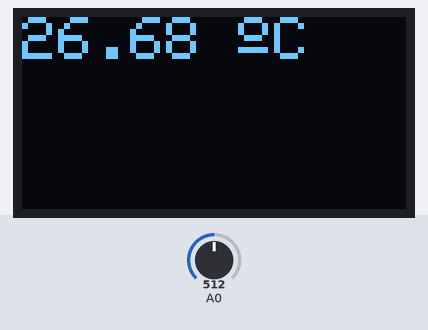
Bench run of a sketch on a simulated Arduino Uno, built with avr-gcc and run on an emulated ATmega328P. On the bench: 128×64 one-colour display. Inputs (shaded band) come from the test bench; at power-on: A0 = 512. What the sketch prints to the serial monitor is not drawn.

Above: at 1.2 s.
1.3 s: A0 set to 716
At 1.7 s:
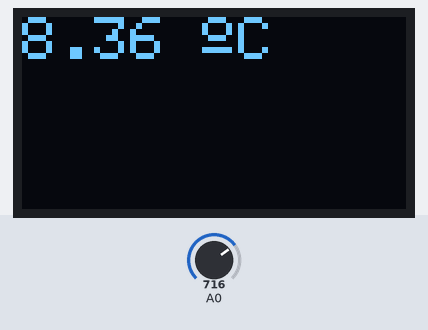
2.8 s: A0 set to 900
At 3.5 s:
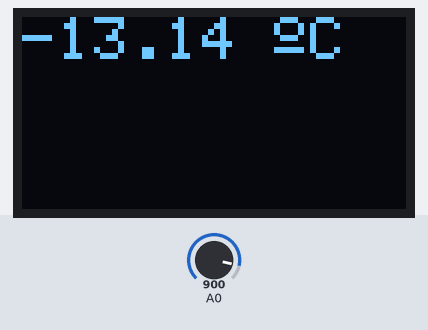
4.3 s: A0 set to 1023
At 5.6 s:
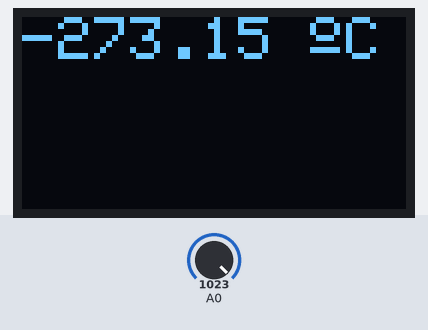
Timing chart, 0 to 7.3 s (numbered marks = the images above; inputs shaded):
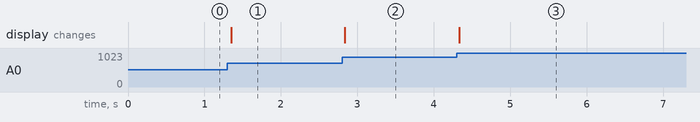

The sketch:

Termistor.ino
```cpp
//10.5k
//Rc 4.5k

#include <SPI.h>
#include <Wire.h>
#include <Adafruit_GFX.h>
#include <Adafruit_SSD1306.h>
#define OLED_RESET 4
#define SCREEN_WIDTH 128
#define SCREEN_HEIGHT 64
Adafruit_SSD1306 display(SCREEN_WIDTH, SCREEN_HEIGHT, &Wire, OLED_RESET);


const int Rc = 4570;  // valor de la resistencia de calibración

float V;   // almacena el valor medido
float Rt;  // almacena la resistencia calculada
float T;
float Treal;
float A;
float B = 3892.36L;
float V1;


void setup() {
  Serial.begin(9600);
  display.begin(SSD1306_SWITCHCAPVCC, 0x3C);
  display.clearDisplay();
}

void loop() {
  display.clearDisplay();
  V = analogRead(A0);  //realizar la lectura
  V1 = ((float)V * (5.0 / 1023.0));
  Rt = ((4700L * V1) / (5 - V1));  //calcular el valor de la resistencia

  A = log(Rt / 5100L);
  T = B / (A + (B / 298));
  Treal = T - 273.15;


  display.setTextSize(2);
  display.setTextColor(WHITE);
  display.setCursor(0, 0);
  display.print(Treal);
  display.print(" ");
  display.print((char)0xA7);
  display.println("C");
  display.display();
  Serial.println(V1);

}
```

Measured:
- after the input at 1.3 s, the display: changes after 0.05 s (image 1)
- after the input at 2.8 s, the display: changes at once (image 2)
- after the input at 4.3 s, the display: changes at once (image 3)
